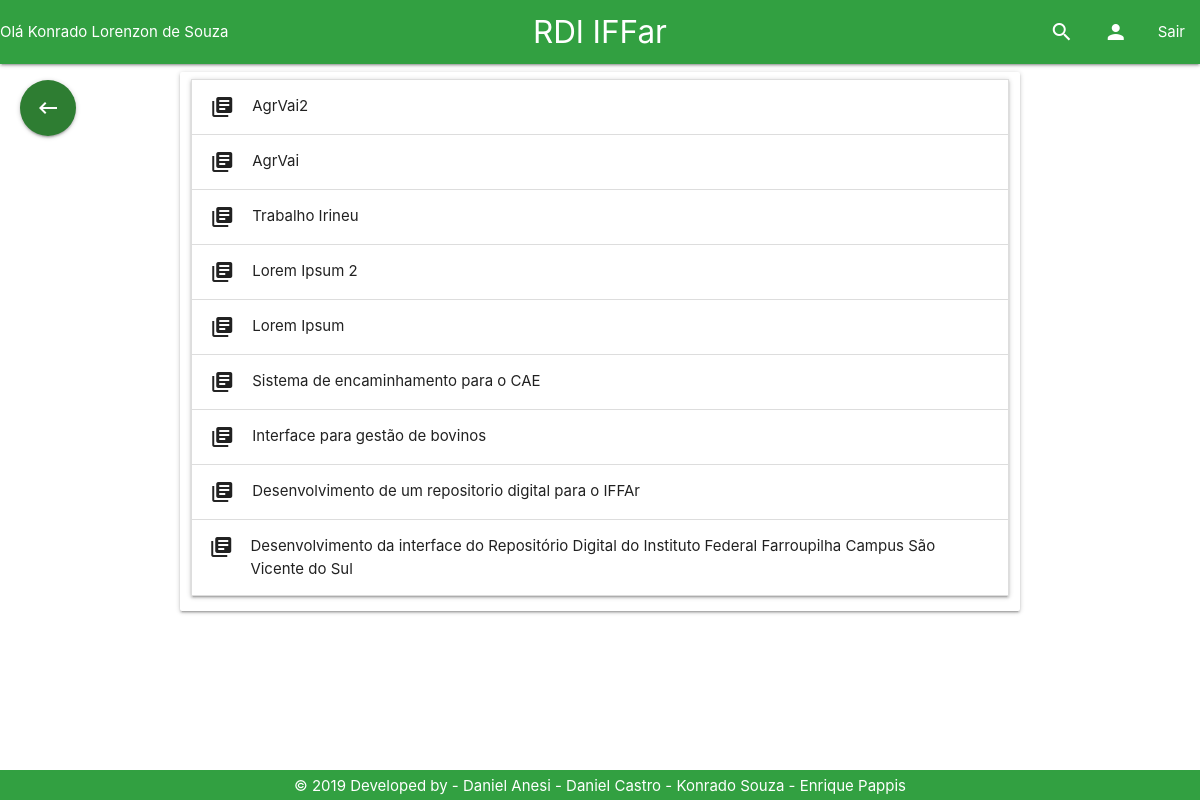
The app's page /Tela/listagemPesquisa.php (signed in) with its own data.
### tables this page shows
CREATE TABLE `trabalho` (
  `id_trabalho` int(11) NOT NULL,
  `id_usuario` int(11) NOT NULL,
  `nome` varchar(200) NOT NULL,
  `resumo` varchar(4500) NOT NULL,
  `categoria` varchar(20) NOT NULL,
  `autores` varchar(200) NOT NULL,
  `orientadores` varchar(200) DEFAULT NULL,
  `coorientadores` varchar(200) DEFAULT NULL,
  `palavras_chave` varchar(100) NOT NULL,
  `data_submissao` varchar(40) DEFAULT NULL,
  `caminho` varchar(80) NOT NULL,
  `id_turma` int(11) NOT NULL,
  `numero_acessos` int(11) DEFAULT NULL,
  `numero_downloads` int(11) DEFAULT NULL,
  `publicado` int(1) NOT NULL DEFAULT 0
);

### Controle/trabalhoPDO.php (called while the page is built, shortened)
<?php
if (realpath('./index.php')) {
    include_once './Controle/conexao.php';
    include_once './Controle/usuarioPDO.php';
    include_once './Modelo/Trabalho.php';
    include_once './Modelo/Usuario.php';
    include_once './Modelo/Email.php';
} else {
    if (realpath('../index.php')) {
        include_once '../Modelo/Trabalho.php';
    }
}
class TrabalhoPDO
{
    public function selectTrabalho()
    {
        $con = new conexao();
        $pdo = $con->getConexao();
        $stmt = $pdo->prepare('select * from trabalho ORDER BY id_trabalho desc;');
        $stmt->execute();
        if ($stmt->rowCount() > 0) {
            return $stmt;
        } else {
            return false;
        }
    }
}

### Modelo/Trabalho.php (called while the page is built, shortened)
<?php
class trabalho{
private $nome;
public function __construct() {
    if (func_num_args() != 0) {
        $atributos = func_get_args()[0];
        }
    }
     public function getNome(){
         return $this->nome;
     }
}

### Tela/listagemPesquisa.php (the view, shortened to what this page needs)
<!DOCTYPE html>
<?php
if (realpath('./index.php')) {
    include_once './Controle/conexao.php';
    include_once './Controle/trabalhoPDO.php';
    include_once './Controle/cursoPDO.php';
    include_once './Controle/turmaPDO.php';
    include_once './Modelo/Usuario.php';
    include_once './Modelo/Trabalho.php';
} else {
    include_once '../Controle/trabalhoPDO.php';
    include_once '../Modelo/Trabalho.php';
}
include_once '../Base/header.php';
?>
<html>
    <head>
    </head>
    <body>
    <main>
        <div class="container">
            <div class="row">
                <div class="col s12 l12 card">
                    <ul class="collapsible">
                        <?php
                        $trabalhoListar = new trabalhoPDO();
                        $usuarioListar = new usuarioPDO();
                        $cursoListar = new cursoPDO();
                        $turmaListar = new turmaPDO();
                        if ($_GET['c'] != null) {
                            switch ($_GET['msg']) {
                                case "Trabalho":
                                    $sql = $trabalhoListar->selectTrabalho();
                                    break;
                                case "TrabalhoCategoria":
                                    $sql = $trabalhoListar->selectTrabalhoCategoria($_GET['c']);
                                    break;
                                case "TrabalhoNome":
                                    $sql = $trabalhoListar->selectTrabalhoNome($_GET['c']);
                                    break;
                                case "TrabalhoData_submissao":
                                    $sql = $trabalhoListar->selectTrabalhoData_submissao($_GET['c']);
                                    break;
                                case "UsuarioNome":
                                    $sqlUsuario = $usuarioListar->selectUsuarioNome($_GET['c']);
                                    $user = new usuario($sqlUsuario);
                                    $idUsuario = $user->getId();
                                    header("Location: ?=" . $idUsuario);
                                    $sql = $trabalhoListar->selectTrabalhoId_usuario($idUsuario);
                                    break;
                                case "Curso":
                                    $sql = $cursoListar->selectCursoNome($_GET['c']);
                                    break;
                                case "Turma":
                                    $sql = $turmaListar->selectTurmaNome($_GET['c']);
                                    break;
                            }
                        } else {
                            $sql = $trabalhoListar->selectTrabalho();
                        }
                        if ($sql != false) {
                            while ($resultado = $sql->fetch()) {
                                $tr = new trabalho($resultado);
                                ?>
                                <li>
                                    <div class="collapsible-header"><i class="material-icons">library_books</i><?php echo $tr->getNome(); ?></div>
                                </li>
                                <?php
                            }
                        } else {
                            header("msg=falha");
                        }
                        ?>
                    </ul>
                </div>
            </div>
        </div>
    </main>
        <?php
        include_once '../Base/footer.php';
        ?>
    </body>
</html>

### css/custom.css (style rules this page uses)
body { display: flex; min-height: 100vh; flex-direction: column; }
main { flex: 1 0 auto; }

### records on screen
trabalho: nome "AgrVai2"
trabalho: nome "AgrVai"
trabalho: nome "Trabalho Irineu"
trabalho: nome "Lorem Ipsum 2"
trabalho: nome "Lorem Ipsum"
trabalho: nome "Sistema de encaminhamento para o CAE"
trabalho: nome "Interface para gestão de bovinos"
trabalho: nome "Desenvolvimento de um repositorio digital para o IFFAr"
trabalho: nome "Desenvolvimento da interface do Repositório Digital do Instituto Federal Farroupilha Campus São Vicente do Sul"

### other values on screen
$logado->getNome() "Konrado Lorenzon de Souza"
